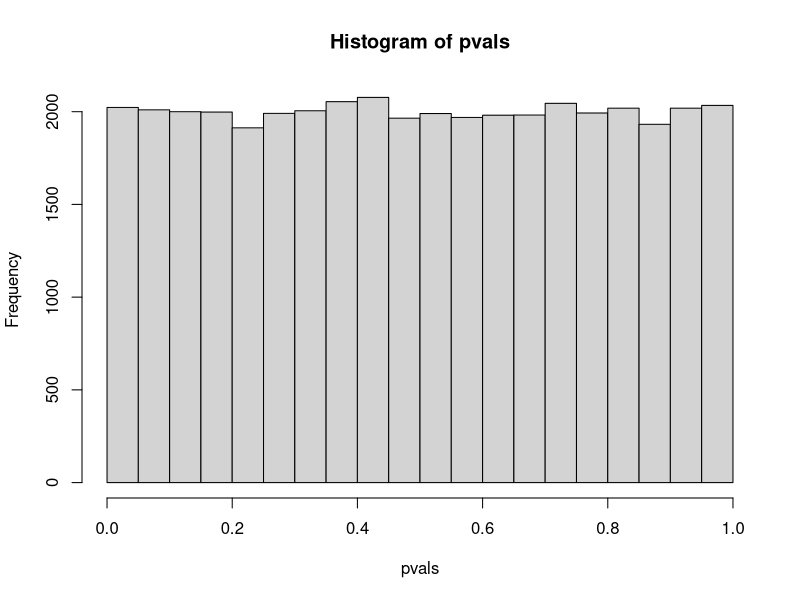
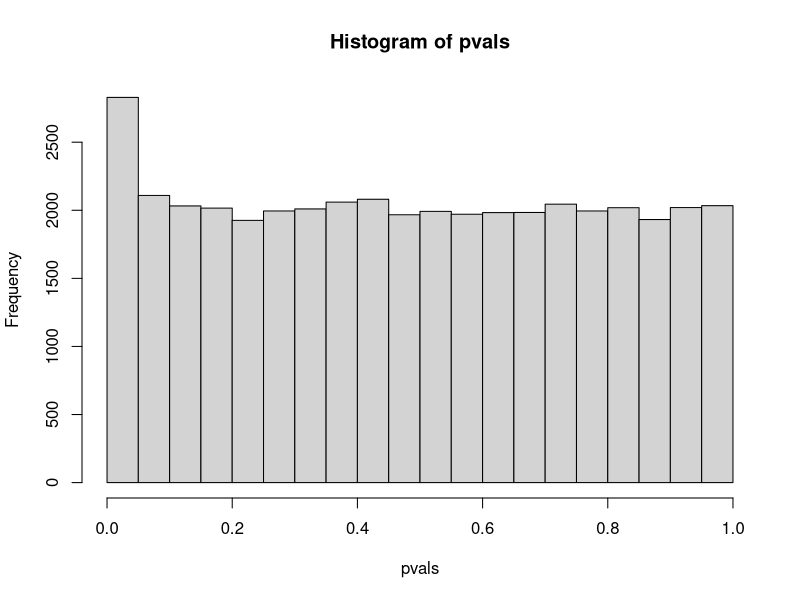
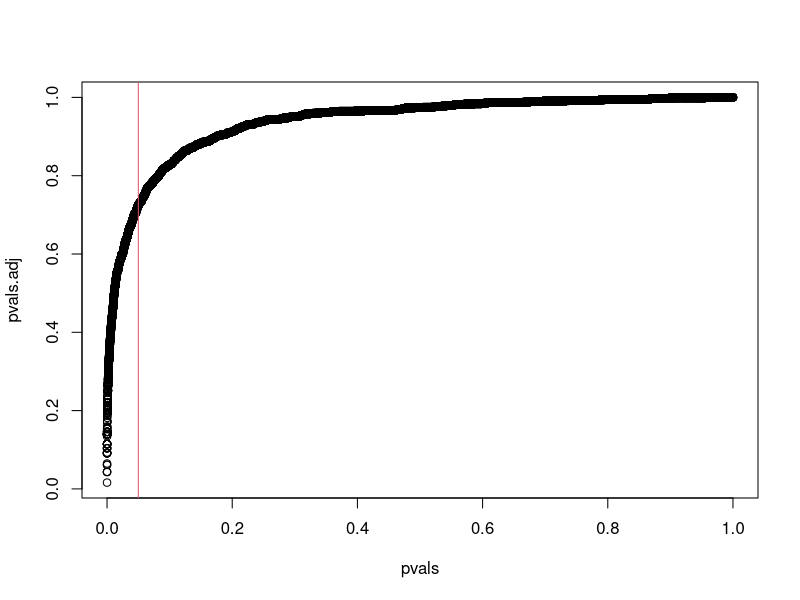

Recreate these plots in R, in order.
## ---- chunk 1
knitr::opts_chunk$set(echo = TRUE)
## ---- chunk 2
Treatment <- rep(c("Treatment A", "Control"), 3)
X <- cbind(c(1,0,1,0,1,0), c(0,1,0, 1, 0, 1))
Treatment <- factor(Treatment, levels=c("Treatment A", "Control"))
model.matrix(~Treatment)
model.matrix(~Treatment -1)

Treatment <- rep(c("Treatment A", "No Treatment"), 4)
ER <- rep(c("+", "-"), c(4,4))

## ---- chunk 3
model.matrix(~Treatment + ER)
model.matrix(~Treatment * ER)
## ---- chunk 4
params <- c(3, 2, -4)
names(params) <- c("Intercept", "TreatA", "ER+")
noise <- 1
X <- model.matrix(~Treatment + ER)
Y <- X %*% params
errors <- rnorm(length(Y), 0, 1)
Y <- Y + errors
## ---- chunk 5
beta.pars <- solve(t(X) %*% X) %*% t(X) %*% Y
## ---- chunk 6
m <- lm(Y ~ Treatment + ER)
summary(m)
confint(m)
## ---- chunk 7

N <- 40000
R <- 10
X <- matrix(rnorm(N* R, 0, 1), nrow=N)
## ---- chunk 8
t.test(X[1,])$p.value
pvals <- apply(X, 1, function(y) t.test(y)$p.value)
## ---- chunk 9
sum(pvals<0.05)
## ---- chunk 10
hist(pvals)
## ---- chunk 11
df <- 1000
Y <- matrix(rnorm(df* R, 1, 1), nrow=df)
Z <- rbind(X, Y)
pvals <- apply(Z, 1, function(y) t.test(y)$p.value)
## ---- chunk 12
hist(pvals)
## ---- chunk 13
exp.sig<- (nrow(Z))*0.05
obs.sig <- sum(pvals<0.05)
FDR <- exp.sig / obs.sig
FDR
## ---- chunk 14
pvals.adj <- p.adjust(pvals, method="BH")
plot(pvals, pvals.adj)
abline(v=0.05, col=2)
